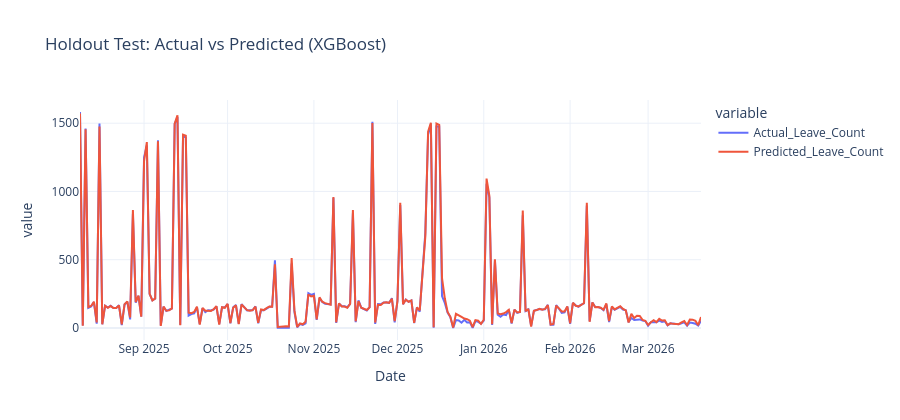
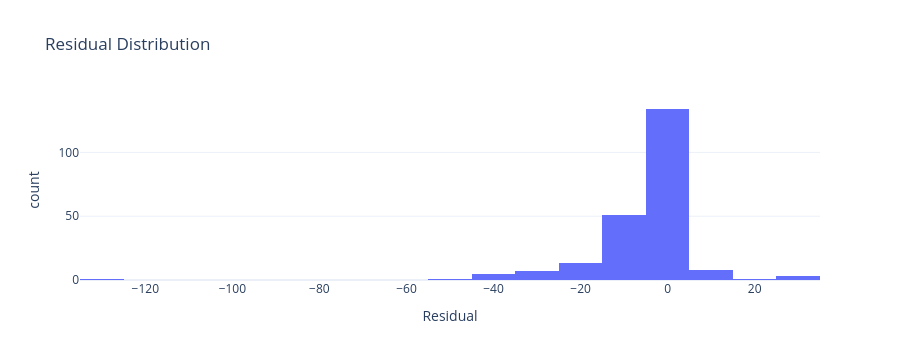

Source (notebook cell) for these figures, in order:
### Code cell
def render_plotly_figure(fig):
    try:
        fig.show()
    except ValueError as exc:
        if 'nbformat' in str(exc).lower() and HTML is not None:
            display(HTML(fig.to_html(include_plotlyjs='cdn', full_html=False)))
        else:
            raise


actual_vs_predicted_fig = px.line(test_comparison, x='Date', y=['Actual_Leave_Count', 'Predicted_Leave_Count'], title=f'Holdout Test: Actual vs Predicted ({best_model_name})', template='plotly_white')
actual_vs_predicted_fig.update_layout(height=420, hovermode='x unified')
residual_fig = px.histogram(test_comparison, x='Residual', nbins=30, title='Residual Distribution', template='plotly_white')
residual_fig.update_layout(height=360)
render_plotly_figure(actual_vs_predicted_fig)
render_plotly_figure(residual_fig)

system_evaluation = pd.DataFrame([
    {'dimension': 'Data coverage', 'status': 'Pass', 'detail': f"{len(dataset_bundle['raw_frame']):,} raw rows and {len(dataset_bundle['clean_frame']):,} approved rows processed"},
    {'dimension': 'Training set', 'status': 'Pass', 'detail': f"{len(train_df):,} rows used for fitting"},
    {'dimension': 'Validation strategy', 'status': 'Pass', 'detail': 'Time-based train/validation/test split used'},
    {'dimension': 'Best model', 'status': 'Pass', 'detail': best_model_name},
    {'dimension': 'Deployment', 'status': 'Pass', 'detail': 'Production artifacts updated for streamlit_app.py'},
])
display(system_evaluation)
print('ML lifecycle execution complete')
print(f'Best model: {best_model_name}')
print(f"Test WAPE: {test_metrics['WAPE'].iloc[0]:.4f}")

### Figure 1 — Plotly figure (JSON) as saved in the notebook; plotly's stock layout.template omitted (floating-point values rounded to 4 significant figures; data arrays with more than 128 entries replaced by an {"elided": "..."} marker saying what was removed)
{"data": [{"hovertemplate": "variable=Actual_Leave_Count<br>Date=%{x}<br>value=%{y}<extra></extra>", "legendgroup": "Actual_Leave_Count", "line": {"color": "#636efa", "dash": "solid"}, "marker": {"symbol": "circle"}, "mode": "lines", "name": "Actual_Leave_Count", "orientation": "v", "showlegend": true, "type": "scatter", "x": {"elided": "224 str values"}, "xaxis": "x", "y": {"elided": "224 float values"}, "yaxis": "y"}, {"hovertemplate": "variable=Predicted_Leave_Count<br>Date=%{x}<br>value=%{y}<extra></extra>", "legendgroup": "Predicted_Leave_Count", "line": {"color": "#EF553B", "dash": "solid"}, "marker": {"symbol": "circle"}, "mode": "lines", "name": "Predicted_Leave_Count", "orientation": "v", "showlegend": true, "type": "scatter", "x": {"elided": "224 str values"}, "xaxis": "x", "y": {"elided": "224 float values"}, "yaxis": "y"}], "layout": {"height": 420, "hovermode": "x unified", "legend": {"title": {"text": "variable"}, "tracegroupgap": 0}, "title": {"text": "Holdout Test: Actual vs Predicted (XGBoost)"}, "xaxis": {"anchor": "y", "domain": [0, 1], "title": {"text": "Date"}}, "yaxis": {"anchor": "x", "domain": [0, 1], "title": {"text": "value"}}}}

### Figure 2 — Plotly figure (JSON) as saved in the notebook; plotly's stock layout.template omitted (floating-point values rounded to 4 significant figures; data arrays with more than 128 entries replaced by an {"elided": "..."} marker saying what was removed)
{"data": [{"bingroup": "x", "hovertemplate": "Residual=%{x}<br>count=%{y}<extra></extra>", "legendgroup": "", "marker": {"color": "#636efa", "pattern": {"shape": ""}}, "name": "", "nbinsx": 30, "orientation": "v", "showlegend": false, "type": "histogram", "x": {"elided": "224 float values"}, "xaxis": "x", "yaxis": "y"}], "layout": {"barmode": "relative", "height": 360, "legend": {"tracegroupgap": 0}, "title": {"text": "Residual Distribution"}, "xaxis": {"anchor": "y", "domain": [0, 1], "title": {"text": "Residual"}}, "yaxis": {"anchor": "x", "domain": [0, 1], "title": {"text": "count"}}}}
